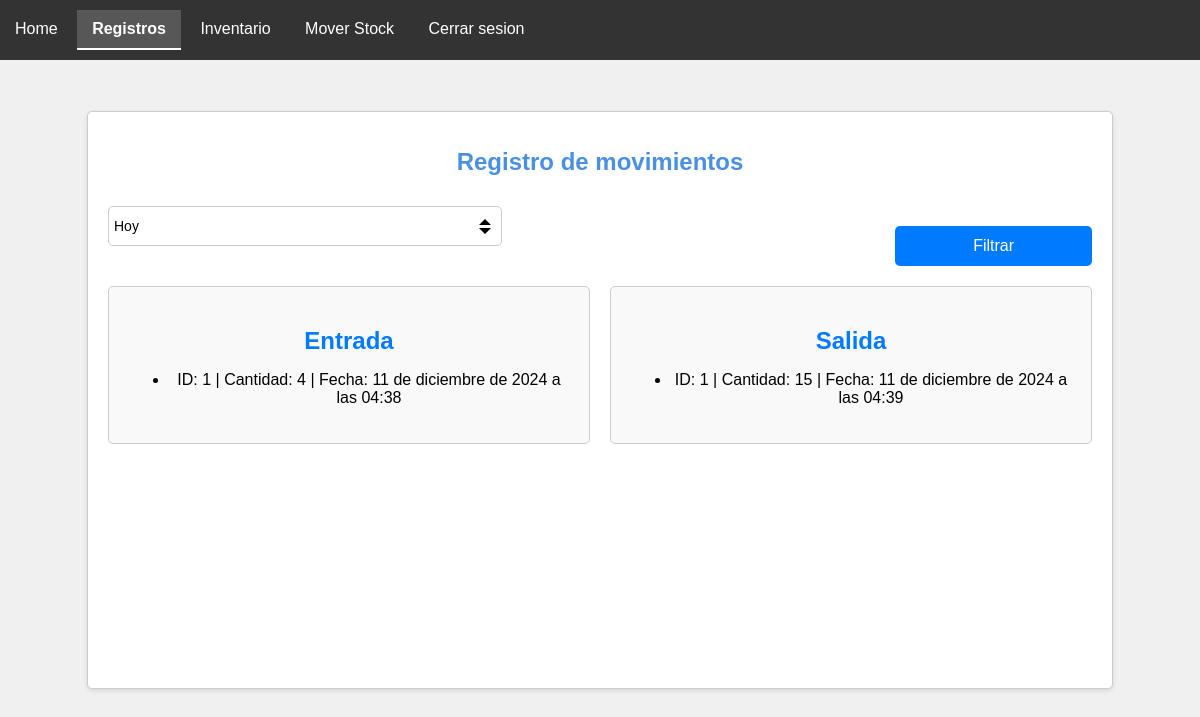
The app's page /records (signed in), older data.
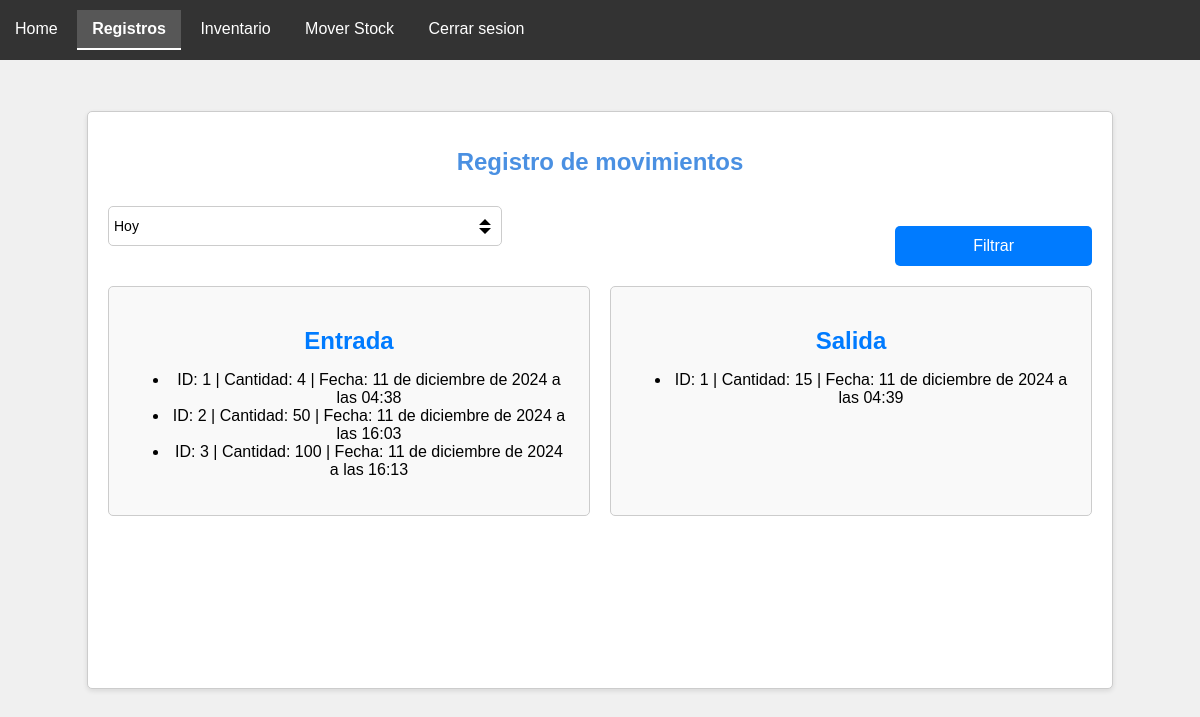
The same page, newer data.
### crud/models.py (models this page shows, shortened)
class addMovements(models.Model):
    addmov_id=models.AutoField(primary_key=True)
    addmov_date=models.DateTimeField(auto_now_add=True)
    addmov_prodQuantity=models.PositiveIntegerField()
    product=models.ForeignKey(product, on_delete=models.CASCADE, verbose_name=("product"), default=1)
    incharge=models.ForeignKey(Profile, on_delete=models.CASCADE, verbose_name=("profile"), default=1)

class removeMovements(models.Model):
    removemov_id=models.AutoField(primary_key=True)
    removemov_date=models.DateTimeField(auto_now_add=True)
    removemov_prodQuantity=models.PositiveIntegerField()
    product=models.ForeignKey(product, on_delete=models.CASCADE, verbose_name=("product"), default=1)
    incharge=models.ForeignKey(Profile, on_delete=models.CASCADE, verbose_name=("profile"), default=1)

### core/views.py (the view, shortened to what this page needs)
# urls.py: path('records', viewscore.records, name='records'),
def records(request):
    period=request.GET.get("periodoftime")
    if period=="day":
        today = datetime.now()
        day_start = datetime.combine(today.date(), datetime.min.time())  # 00:00:00
        day_end = datetime.combine(today.date(), datetime.max.time())    # 23:59:59
        recordsoftodayadd=addMovements.objects.filter(addmov_date__range=(day_start, day_end))
        recordsoftodayremove=removeMovements.objects.filter(removemov_date__range=(day_start, day_end))
        recordsadd=recordsoftodayadd
        recordsremove=recordsoftodayremove
        print("add",recordsadd)
        print("remove",recordsremove)
    elif period=="all":
        recordsadd=addMovements.objects.all()
        recordsremove=removeMovements.objects.all()
    else:
        today = datetime.now()
        day_start = datetime.combine(today.date(), datetime.min.time())  # 00:00:00
        day_end = datetime.combine(today.date(), datetime.max.time())    # 23:59:59
        recordsoftodayadd=addMovements.objects.filter(addmov_date__range=(day_start, day_end))
        recordsoftodayremove=removeMovements.objects.filter(removemov_date__range=(day_start, day_end))
        recordsadd=recordsoftodayadd
        recordsremove=recordsoftodayremove
        pass
    return render(request,"core/records.html",{
        "recordsadd":recordsadd,
        "recordsremove":recordsremove
    })

### core/templates/core/records.html (shortened to what this page needs)
{% extends "core/base.html" %}
{% load static %}
{% block content %}
<div class="container">
    <h1>Registro de movimientos</h1>
    <form method="get" action="{% url 'records' %}">
        <div class="actions-records">
            <select name="periodoftime" class="dropdown-records">
                <option value="day">Hoy</option>
            </select>
            <button type="submit" class="button-report-records">Filtrar</button>
        </div>
    </form>
    <div class="table-records">
        <div class="column-records">
            <h2>Entrada</h2>
            {% if recordsadd %}
                <ul>
                    {% for record in recordsadd %}
                        <li>ID: {{ record.addmov_id }} | Cantidad: {{ record.addmov_prodQuantity }} | Fecha: {{ record.addmov_date }}</li>
                    {% endfor %}
                </ul>
            {% else %}
                <p>No hay movimientos de entrada.</p>
            {% endif %}
        </div>
        <div class="column-records">
            <h2>Salida</h2>
            {% if recordsremove %}
                <ul>
                    {% for record in recordsremove %}
                        <li>ID: {{ record.removemov_id }} | Cantidad: {{ record.removemov_prodQuantity }} | Fecha: {{ record.removemov_date }}</li>
                    {% endfor %}
                </ul>
            {% else %}
                <p>No hay movimientos de salida.</p>
            {% endif %}
        </div>
    </div>
</div>
{% endblock content %}

Row changes from the older to the newer data that the page shows:
added addMovements: addmov_id "2", addmov_prodQuantity "50", addmov_date "11 de diciembre de 2024 a las 16:03"
added addMovements: addmov_id "3", addmov_prodQuantity "100", addmov_date "11 de diciembre de 2024 a las 16:13"
